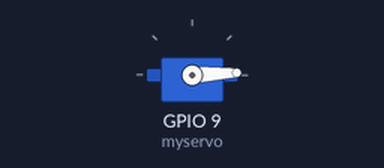
Bench run of a sketch on a simulated ESP32. On the bench: servo.

Above: at 0.05 s.
At 0.65 s:
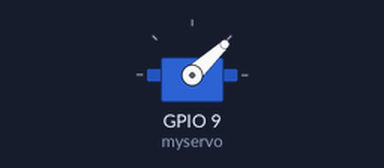
At 1.25 s:
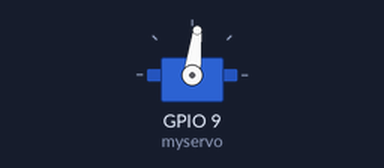
At 2.5 s:
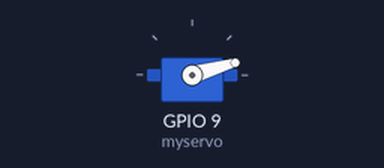
Timing chart, 0 to 6.3 s (numbered marks = the images above):
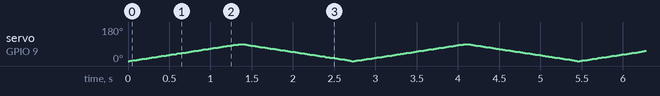

The sketch:

radar.ino
```cpp
#include<ESP32Servo.h>

Servo myservo;

int pos=0;
void setup(){
  Serial.begin(115200);
  myservo.attach(9);
}
void loop(){
  for(pos=0;pos<=90;pos+=1){
  myservo.write(pos);
  delay(15);
}
  for(pos=90;pos>=0;pos-=1){
  myservo.write(pos);
  delay(15);
}
}
```
